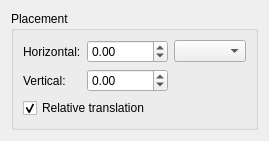
                     <widget class="QWidget" name="tabTranslate">
                      <attribute name="title">
                       <string comment="Translate piece">Translate</string>
                      </attribute>
                      <layout class="QVBoxLayout" name="verticalLayout">
                       <item>
                        <widget class="QGroupBox" name="groupBoxCurrentPiecePlacement">
                         <property name="title">
                          <string>Placement</string>
                         </property>
                         <layout class="QVBoxLayout" name="verticalLayout_26">
                          <item>
                           <layout class="QGridLayout" name="gridLayout">
                            <item row="0" column="0">
                             <widget class="QLabel" name="labelCurrentPieceTranslateX">
                              <property name="text">
                               <string>Horizontal:</string>
                              </property>
                             </widget>
                            </item>
                            <item row="0" column="1">
                             <widget class="QDoubleSpinBox" name="doubleSpinBoxCurrentPieceBoxPositionX">
                              <property name="minimum">
                               <double>-10000.000000000000000</double>
                              </property>
                              <property name="maximum">
                               <double>10000.000000000000000</double>
                              </property>
                              <property name="singleStep">
                               <double>0.100000000000000</double>
                              </property>
                             </widget>
                            </item>
                            <item row="0" column="2">
                             <widget class="QComboBox" name="comboBoxTranslateUnit"/>
                            </item>
                            <item row="1" column="0">
                             <widget class="QLabel" name="labelCurrentPieceTranslateY">
                              <property name="text">
                               <string>Vertical:</string>
                              </property>
                             </widget>
                            </item>
                            <item row="1" column="1">
                             <widget class="QDoubleSpinBox" name="doubleSpinBoxCurrentPieceBoxPositionY">
                              <property name="minimum">
                               <double>-10000.000000000000000</double>
                              </property>
                              <property name="maximum">
                               <double>10000.000000000000000</double>
                              </property>
                              <property name="singleStep">
                               <double>0.100000000000000</double>
                              </property>
                             </widget>
                            </item>
                           </layout>
                          </item>
                          <item>
                           <widget class="QCheckBox" name="checkBoxRelativeTranslation">
                            <property name="text">
                             <string>Relative translation</string>
                            </property>
                            <property name="checked">
                             <bool>true</bool>
                            </property>
                           </widget>
                          </item>
                         </layout>
                        </widget>
                       </item>
                      </layout>
                     </widget>
